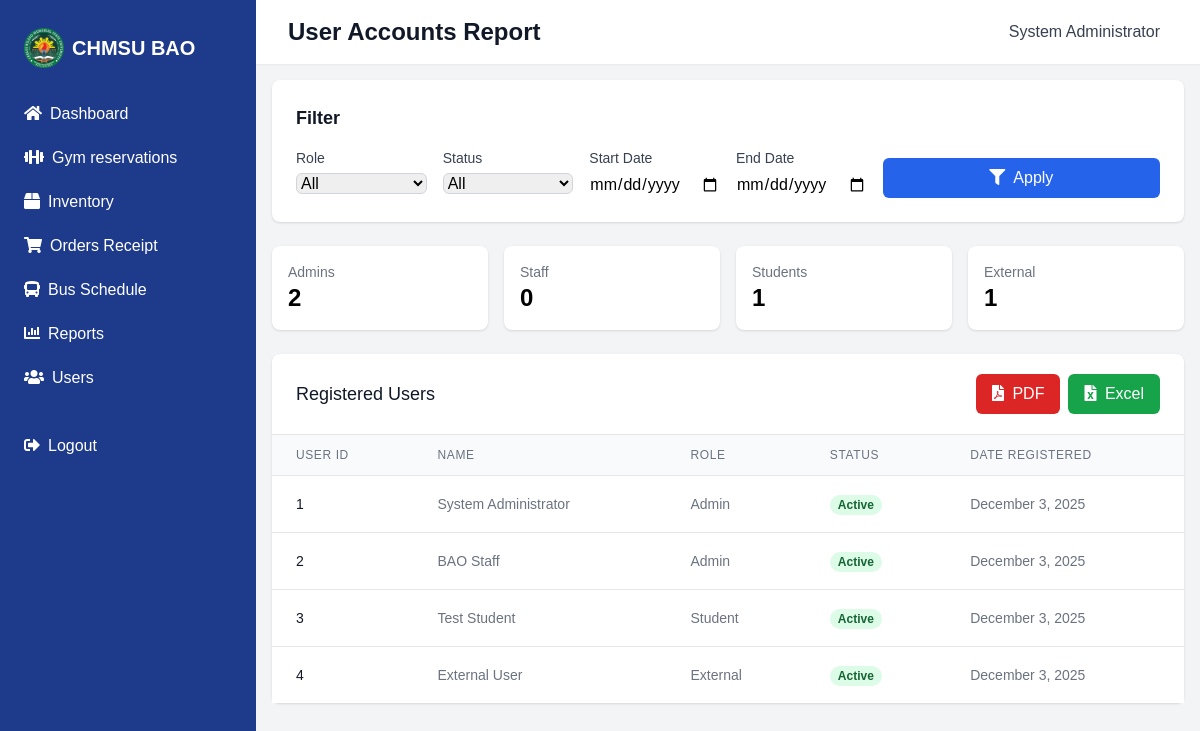
The app's page /admin/user_reports.php (signed in) with its own data.
### tables this page shows
CREATE TABLE IF NOT EXISTS user_accounts (
    id INT PRIMARY KEY AUTO_INCREMENT,
    name VARCHAR(255) NOT NULL,
    email VARCHAR(255) UNIQUE NOT NULL,
    password VARCHAR(255) NOT NULL,
    user_type ENUM('admin', 'staff', 'student', 'external') NOT NULL,
    organization VARCHAR(255) NULL,
    status ENUM('active', 'inactive', 'suspended') DEFAULT 'active',
    created_at TIMESTAMP DEFAULT CURRENT_TIMESTAMP,
    updated_at TIMESTAMP DEFAULT CURRENT_TIMESTAMP ON UPDATE CURRENT_TIMESTAMP
);

### includes/functions.php (called while the page is built, shortened)
<?php
function format_date($date, $format = 'F j, Y') {
    return date($format, strtotime($date));
}

### admin/user_reports.php (the view, shortened to what this page needs)
<?php
require_once '../config/database.php';
require_once '../includes/functions.php';
$start_date = isset($_GET['start_date']) ? sanitize_input($_GET['start_date']) : '';
$end_date = isset($_GET['end_date']) ? sanitize_input($_GET['end_date']) : '';
$rows_per_page = 20;
$current_page = isset($_GET['page']) ? max(1, intval($_GET['page'])) : 1;
$offset = ($current_page - 1) * $rows_per_page;
$sql = "SELECT id, name, email, user_type, status, created_at FROM user_accounts WHERE 1=1";
$params = []; $types = "";
$sql .= " ORDER BY created_at DESC LIMIT ? OFFSET ?";
$params[] = $rows_per_page;
$params[] = $offset;
$types .= "ii";
$stmt = $conn->prepare($sql);
if (!empty($params)) { $stmt->bind_param($types, ...$params); }
$stmt->execute();
$users = $stmt->get_result();
$counts = [ 'admin'=>0, 'staff'=>0, 'student'=>0, 'external'=>0 ]; $active=0; $inactive=0; $suspended=0;
foreach (['admin','staff','student','external'] as $r) {
	$qr = $conn->query("SELECT COUNT(*) as c FROM user_accounts WHERE user_type='".$conn->real_escape_string($r)."'");
	$counts[$r] = (int)$qr->fetch_assoc()['c'];
}
?>
<?php include '../includes/header.php'; ?>
<div class="flex h-screen bg-gray-100">
	<?php include '../includes/admin_sidebar.php'; ?>
	<div class="flex-1 flex flex-col overflow-hidden">
		<header class="bg-white shadow-sm z-10">
			<div class="max-w-7xl mx-auto px-4 sm:px-6 lg:px-8 py-4 flex justify-between items-center">
				<h1 class="text-2xl font-semibold text-gray-900">User Accounts Report</h1>
				<div class="flex items-center">
					<span class="text-gray-700 mr-2"><?php echo $_SESSION['user_name']; ?></span>
				</div>
			</div>
		</header>
		<main class="flex-1 overflow-y-auto p-4">
			<div class="max-w-7xl mx-auto">
				<div class="bg-white rounded-lg shadow p-6 mb-6">
					<h2 class="text-lg font-semibold text-gray-900 mb-4">Filter</h2>
					<form method="GET" action="user_reports.php" class="grid grid-cols-1 md:grid-cols-6 gap-4">
						<div>
							<label class="block text-sm text-gray-700 mb-1">Role</label>
							<select name="role" class="w-full rounded-md border-gray-300">
								<option value="">All</option>
							</select>
						</div>
						<div>
							<label class="block text-sm text-gray-700 mb-1">Status</label>
							<select name="status" class="w-full rounded-md border-gray-300">
								<option value="">All</option>
							</select>
						</div>
						<div>
							<label class="block text-sm text-gray-700 mb-1">Start Date</label>
							<input type="date" name="start_date" value="<?php echo htmlspecialchars($start_date); ?>" class="w-full rounded-md border-gray-300">
						</div>
						<div>
							<label class="block text-sm text-gray-700 mb-1">End Date</label>
							<input type="date" name="end_date" value="<?php echo htmlspecialchars($end_date); ?>" class="w-full rounded-md border-gray-300">
						</div>
						<div class="md:col-span-2 flex items-end">
							<button type="submit" class="w-full bg-blue-600 text-white px-4 py-2 rounded-md hover:bg-blue-700"><i class="fas fa-filter mr-2"></i>Apply</button>
						</div>
					</form>
				</div>
				<div class="grid grid-cols-1 md:grid-cols-4 gap-4 mb-6">
					<div class="bg-white rounded-lg shadow p-4"><p class="text-gray-500 text-sm">Admins</p><h3 class="text-2xl font-bold"><?php echo number_format($counts['admin']); ?></h3></div>
					<div class="bg-white rounded-lg shadow p-4"><p class="text-gray-500 text-sm">Staff</p><h3 class="text-2xl font-bold"><?php echo number_format($counts['staff']); ?></h3></div>
					<div class="bg-white rounded-lg shadow p-4"><p class="text-gray-500 text-sm">Students</p><h3 class="text-2xl font-bold"><?php echo number_format($counts['student']); ?></h3></div>
					<div class="bg-white rounded-lg shadow p-4"><p class="text-gray-500 text-sm">External</p><h3 class="text-2xl font-bold"><?php echo number_format($counts['external']); ?></h3></div>
				</div>
				<div class="bg-white rounded-lg shadow">
					<div class="px-4 py-5 border-b border-gray-200 sm:px-6 flex justify-between items-center">
						<h3 class="text-lg font-medium text-gray-900">Registered Users</h3>
						<div class="flex gap-2">
							<a href="download_report.php?type=user&format=pdf&<?php echo http_build_query($_GET); ?>" class="bg-red-600 text-white py-2 px-4 rounded-md hover:bg-red-700">
								<i class="fas fa-file-pdf mr-1"></i> PDF
							</a>
							<a href="download_report.php?type=user&format=excel&<?php echo http_build_query($_GET); ?>" class="bg-green-600 text-white py-2 px-4 rounded-md hover:bg-green-700">
								<i class="fas fa-file-excel mr-1"></i> Excel
							</a>
						</div>
					</div>
					<div class="overflow-x-auto">
						<table class="min-w-full divide-y divide-gray-200">
							<thead class="bg-gray-50">
								<tr>
									<th class="px-6 py-3 text-left text-xs font-medium text-gray-500 uppercase tracking-wider">User ID</th>
									<th class="px-6 py-3 text-left text-xs font-medium text-gray-500 uppercase tracking-wider">Name</th>
									<th class="px-6 py-3 text-left text-xs font-medium text-gray-500 uppercase tracking-wider">Role</th>
									<th class="px-6 py-3 text-left text-xs font-medium text-gray-500 uppercase tracking-wider">Status</th>
									<th class="px-6 py-3 text-left text-xs font-medium text-gray-500 uppercase tracking-wider">Date Registered</th>
								</tr>
							</thead>
							<tbody class="bg-white divide-y divide-gray-200">
								<?php if ($users->num_rows > 0): while ($u = $users->fetch_assoc()): ?>
								<tr>
									<td class="px-6 py-4 whitespace-nowrap text-sm text-gray-900"><?php echo $u['id']; ?></td>
									<td class="px-6 py-4 whitespace-nowrap text-sm text-gray-500"><?php echo htmlspecialchars($u['name']); ?></td>
									<td class="px-6 py-4 whitespace-nowrap text-sm text-gray-500"><?php echo ucfirst($u['user_type']); ?></td>
									<td class="px-6 py-4 whitespace-nowrap">
										<?php $cls='bg-gray-100 text-gray-800'; if ($u['status']==='active') $cls='bg-green-100 text-green-800'; elseif ($u['status']==='inactive') $cls='bg-yellow-100 text-yellow-800'; elseif ($u['status']==='suspended') $cls='bg-red-100 text-red-800'; ?>
										<span class="px-2 inline-flex text-xs leading-5 font-semibold rounded-full <?php echo $cls; ?>"><?php echo ucfirst($u['status']); ?></span>
									</td>
									<td class="px-6 py-4 whitespace-nowrap text-sm text-gray-500"><?php echo format_date($u['created_at']); ?></td>
								</tr>
								<?php endwhile; else: ?>
								<tr><td colspan="5" class="px-6 py-4 text-center text-sm text-gray-500">No users found</td></tr>
								<?php endif; ?>
							</tbody>
						</table>
					</div>
				</div>
			</div>
		</main>
	</div>
</div>
</body>
</html>

### assets/css/styles.css (style rules this page uses)
:root { --primary-blue: #00008b; --primary-green: #006400; --accent-yellow: #ffd700; --button-blue: #1e40af; --hover-blue: #1e3a8a; --text-white: #ffffff; --text-light: #f3f4f6; --text-dark: #1f2937; }
body { font-family: "Arial", sans-serif; }
input[type=text], input[type=email], input[type=password], input[type=number], select, textarea { width: 100%; padding: 5px; border-radius: 0.375rem; border: 1px solid #d1d5db; transition: border-color 0.2s, box-shadow 0.2s; }

### records on screen
user_accounts: id "1", name "System Administrator", user_type "Admin", status "Active", created_at "December 3, 2025"
user_accounts: id "2", name "BAO Staff", user_type "Admin", status "Active", created_at "December 3, 2025"
user_accounts: id "3", name "Test Student", user_type "Student", status "Active", created_at "December 3, 2025"
user_accounts: id "4", name "External User", user_type "External", status "Active", created_at "December 3, 2025"

### other values on screen
$_SESSION['user_name'] "System Administrator"
$counts['admin'] "2"
$counts['staff'] "0"
$counts['student'] "1"
$counts['external'] "1"
